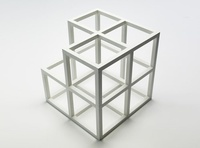
%> input picture input_ex3.jpg, 200 x 148 px, shrunk from 500 x 370 before the run
$ octave --eval "main;"   (GNU Octave 9; MATLAB toolbox functions it lacks are replaced by stand-ins)
%> lines starting %> are read from the running program, lines starting %| are printed output that depends on the picture
### Exercise 2/GoG.m
function [Ix,Iy] = GoG  (input,standardDeviation)
%function GoG  (input,standardDeviation)

%=================================================
%A.a)

kernelSize = round(3 * standardDeviation);

c_x = zeros((kernelSize*2)+1);

for j = -1 * kernelSize : kernelSize
    c_x(:,j+kernelSize+1) = j;
end

c_y = c_x';

Gx = ((-1 * c_x)/(2*pi*standardDeviation^4)).*exp((-1*(c_x.^2+c_y.^2))/(2*standardDeviation^2));


Gy = Gx';

%=================================================
%A.b)

%calculate the origin of the mask elements
origin = floor((size(Gx)+1)/2);


%calculate vertical offset for structuring element
verticalOffset = zeros(size(input,1),origin(2)-1);
%apply vertical offset to input image
input = [verticalOffset input verticalOffset];

%calculate horizontal offset for structuring element
horizontalOffset = zeros(origin(1)-1,size(input,2));
%apply horizontal offset to input image
input = [horizontalOffset;input;horizontalOffset];

%do the filtering with Gx and Gy
Ix = zeros(size(input));
Iy = zeros(size(input));
for j = origin(2) : ((size(input,2)-origin(2)+1))
    for i = origin(1) : ((size(input,1)-origin(1)+1))
       %create a submatrix
       submatrix = input(i-origin(1)+1:i+origin(1)-1,j-origin(2)+1:j+origin(2)-1);

       multElements_x = submatrix.*Gx;
       multElements_y = submatrix.*Gy;
       Ix(i,j)= sum(multElements_x(:));
       Iy(i,j)= sum(multElements_y(:));


    end
end

### main.m
function main


%=================================================
%A. a)
input = imread('input_ex3.jpg');
%> input is the input picture: size 148x200x3 uint8; mean R, G, B 218.4, 219.2, 216.6
grayscale = mat2gray(mean(input,3));
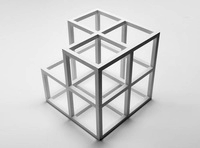
%> grayscale: size 148x200 double; min 0, max 1, mean 0.82

%=================================================
%A. b)
[Ix,Iy] = GoG(grayscale,0.5);
%> in GoG, `input = [verticalOffset input verticalOffset];`:
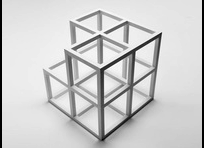
%> input: size 148x204 double; min 0, max 1, mean 0.804
%> in GoG, `input = [horizontalOffset;input;horizontalOffset];`:
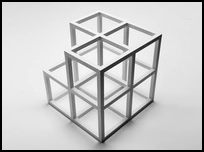
%> input: size 152x204 double; min 0, max 1, mean 0.783
%> after the loop in GoG, `for j = origin(2) : ((size(input,2)-origin(2)+1))`:
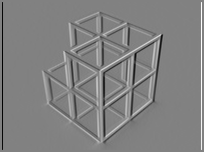
%> Ix: size 152x204 double; min -0.407, max 0.394, mean 8.5e-05; drawn with min black and max white
%> after the loop in GoG, `for j = origin(2) : ((size(input,2)-origin(2)+1))`:
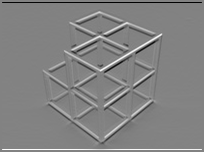
%> Iy: size 152x204 double; min -0.397, max 0.378, mean 0.000219; drawn with min black and max white

%=================================================
%A.c)
GradientMagnitude = sqrt(Ix.^2 + Iy.^2);
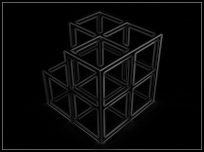
%> GradientMagnitude: size 152x204 double; min 0, max 0.495, mean 0.039

%A. d)
GradientMagnitude_binary = im2bw(GradientMagnitude,0.08);
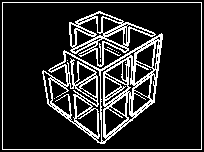
%> GradientMagnitude_binary: size 152x204 logical; 16.4% white in thin lines or dots

%=================================================
%Results A. a)-d)

figure('name','Gradient of Gaussian');
subplot(1,3,1),imshow(grayscale,[]),title('grayscale image');
subplot(1,3,2),imshow(GradientMagnitude,[]),title('gradient of gaussian');
subplot(1,3,3),imshow(GradientMagnitude_binary,[]),title('thresholding');
